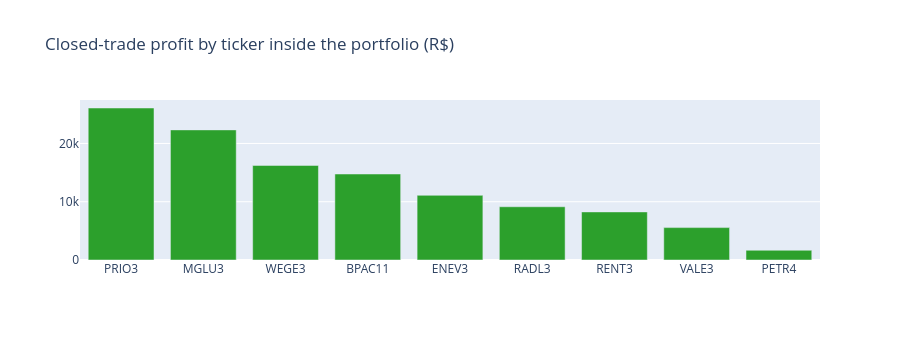

Notebook cell for this chart:
### Code cell
contribution = pd.DataFrame({
    "net pnl (R$)": {t: sum(x.pnl for x in r.trades) for t, r in slot_runs.items()},
    "trades": {t: len(r.trades) for t, r in slot_runs.items()},
    "peak money / capital": {t: r.peak_cost / CAPITAL for t, r in slot_runs.items()},
}).sort_values("net pnl (R$)", ascending=False)
contribution["share of the total"] = contribution["net pnl (R$)"] / contribution["net pnl (R$)"].sum()
figure = go.Figure(go.Bar(x=contribution.index, y=contribution["net pnl (R$)"].round(0), marker_color=["#2ca02c" if v >= 0 else "#d62728" for v in contribution["net pnl (R$)"]]))
figure.update_layout(title="Closed-trade profit by ticker inside the portfolio (R$)", height=340)
figure.show()
contribution

### Figure 1 — Plotly figure (JSON) as saved in the notebook; plotly's stock layout.template omitted (floating-point values rounded to 4 significant figures)
{"data": [{"marker": {"color": ["#2ca02c", "#2ca02c", "#2ca02c", "#2ca02c", "#2ca02c", "#2ca02c", "#2ca02c", "#2ca02c", "#2ca02c"]}, "type": "bar", "x": ["PRIO3", "MGLU3", "WEGE3", "BPAC11", "ENEV3", "RADL3", "RENT3", "VALE3", "PETR4"], "y": [26090.0, 22330.0, 16230.0, 14760.0, 11100.0, 9137.0, 8253.0, 5561.0, 1674.0]}], "layout": {"height": 340, "title": {"text": "Closed-trade profit by ticker inside the portfolio (R$)"}}}
